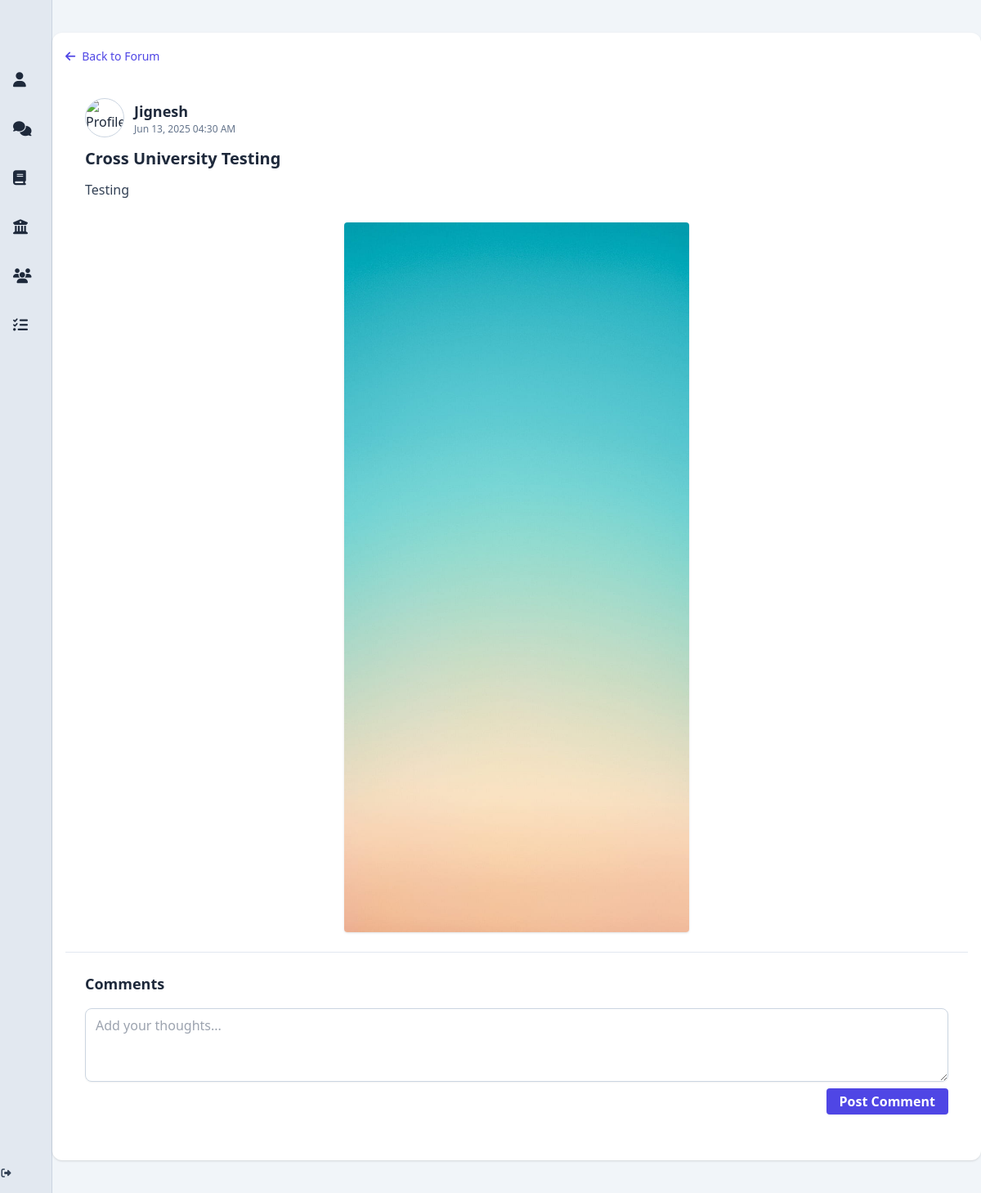
Page /post/3 on the earlier database version.
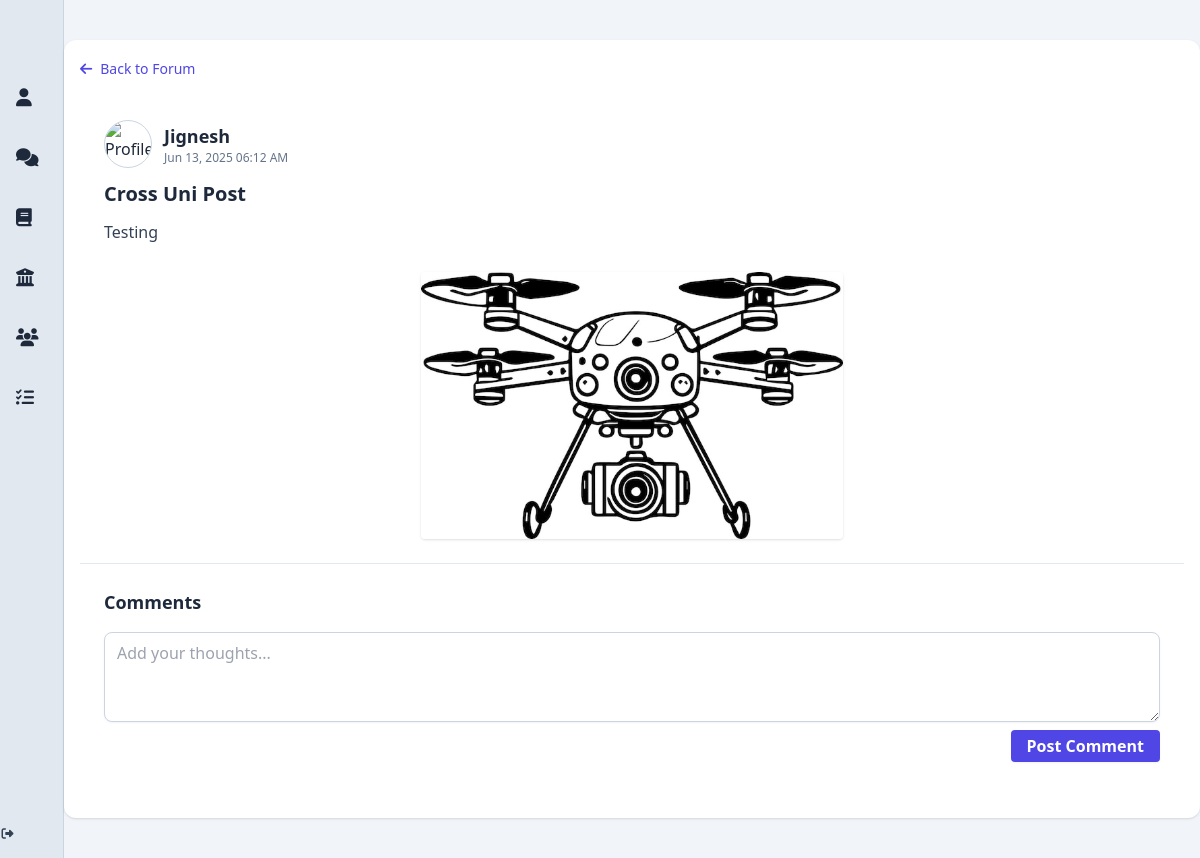
Same page on the later database version.
### app/models.py (models this page shows, shortened)
class User(db.Model, UserMixin):
    __tablename__ = 'users'
    id = db.Column(db.Integer, primary_key=True)
    display_name = db.Column(db.String(100))
    student_number = db.Column(db.String(50), nullable=False)
    email = db.Column(db.String(120), unique=True, nullable=False)
    password_hash = db.Column(db.String(128), nullable=False)
    bio = db.Column(db.Text)
    job_title = db.Column(db.String(100))
    phone = db.Column(db.String(20))
    university = db.Column(db.String(100))
    faculty = db.Column(db.String(100))
    major = db.Column(db.String(100))
    quote = db.Column(db.Text)
    skills = db.Column(db.Text)
    profile_picture = db.Column(db.String(255))
    cover_picture = db.Column(db.String(255))
    created_at = db.Column(db.DateTime, default=db.func.now())
    committees = db.relationship('Committee', secondary=user_committees, backref='members', lazy='dynamic')
    posts = db.relationship('Post', backref='author', cascade='all, delete-orphan', passive_deletes=True, lazy='dynamic')
    comments = db.relationship('Comment', backref='author', cascade='all, delete-orphan', passive_deletes=True, lazy='dynamic')
    liked_posts = db.relationship('Post', secondary=post_likes, backref=db.backref('likers', lazy='dynamic'))
    followers = db.relationship(
        'User', secondary=user_followers,
        primaryjoin=(user_followers.c.followed_id == id),
        secondaryjoin=(user_followers.c.follower_id == id),
        backref=db.backref('following', lazy='dynamic'),
        lazy='dynamic'
    )
    @property
    def skills_list(self):
        return [skill.strip() for skill in self.skills.split(',')] if self.skills else []

class Post(db.Model):
    __tablename__ = 'posts'
    id = db.Column(db.Integer, primary_key=True)
    title = db.Column(db.String(200))
    content = db.Column(db.Text, nullable=False)
    image_url = db.Column(db.String(255))
    created_at = db.Column(db.DateTime, default=db.func.now())
    user_id = db.Column(db.Integer, db.ForeignKey('users.id', ondelete='CASCADE', name='fk_posts_user_id'), nullable=False)
    committee_id = db.Column(db.Integer, db.ForeignKey('committees.id', ondelete='SET NULL', name='fk_posts_committee_id'), nullable=True)
    forum_id = db.Column(db.Integer, db.ForeignKey('forums.id', ondelete='SET NULL', name='fk_posts_forum_id'), nullable=True)
    committee = db.relationship('Committee', backref='posts', lazy='joined')
    comments = db.relationship('Comment', backref='post', cascade='all, delete-orphan', passive_deletes=True, lazy='dynamic')

### app/routes.py (the view)
@bp.route('/post/<int:post_id>')
def post_thread(post_id):
    post = Post.query.get_or_404(post_id)
    comments = Comment.query.filter_by(post_id=post_id, parent_id=None).all()
    comments.sort(key=lambda c: (c.score, c.created_at), reverse=True)
    return render_template('post_threadUI.html', post=post, comments=comments)

### app/__init__.py (called while the page is built)
def create_app(test_config=None):
    app = Flask(__name__)
    app.config['SECRET_KEY'] = 'w$$a9#^b2av#m2#jQ$s*G831!!6kgY@'
    BASE_DIR = os.path.abspath(os.path.dirname(__file__))
    DB_PATH = os.path.join(BASE_DIR, '../instance/app.db')
    app.config['SQLALCHEMY_DATABASE_URI'] = f'sqlite:///{DB_PATH}'
    if test_config:
        app.config.update(test_config)
    print("🚀 Using DB:", app.config['SQLALCHEMY_DATABASE_URI'])
    db.init_app(app)
    migrate.init_app(app, db)
    login_manager.init_app(app)
    login_manager.login_view = 'routes.index'
    from app.models import User
    @login_manager.user_loader
    def load_user(user_id):
        return User.query.get(int(user_id))
    @app.context_processor
    def inject_csrf_token():
        return dict(csrf_token=generate_csrf)
    from app.routes import bp as routes_bp
    app.register_blueprint(routes_bp)
    return app

### app/templates/post_threadUI.html (shortened to what this page needs)
{% extends "base.html" %}
{% block content %}
<div class="w-full bg-slate-100 min-h-screen py-6">
  <div class="mx-auto my-4 p-4 w-full max-w-6xl bg-white rounded-xl shadow overflow-hidden">
    <div class="mb-4">
      <a href="{{ url_for('routes.post_forum') }}"
         class="inline-flex items-center gap-2 text-sm font-medium text-indigo-600 hover:text-indigo-800 transition">
        <i class="fas fa-arrow-left"></i> Back to Forum
      </a>
    </div>
    <div class="p-6 flex flex-col gap-3 border-b border-slate-200">
      <div class="flex items-center gap-3">
        <a href="{{ url_for('routes.profile', user_id=post.author.id) }}">
          <img src="{{ post.author.profile_picture or 'https://cdn-icons-png.flaticon.com/512/149/149071.png' }}"
               alt="Profile picture"
               class="w-12 h-12 rounded-full object-cover border border-slate-300" />
        </a>
        <div>
          <a href="{{ url_for('routes.profile', user_id=post.author.id) }}" class="hover:underline">
            <h3 class="text-lg font-semibold text-slate-800">{{ post.author.display_name or 'Anonymous' }}</h3>
          </a>
          <p class="text-xs text-slate-500">{{ post.created_at.strftime('%b %d, %Y %I:%M %p') }}</p>
        </div>
      </div>
      <h2 class="text-xl font-bold text-slate-800">{{ post.title or 'Untitled Post' }}</h2>
      <p class="text-slate-700 text-base">{{ post.content }}</p>
      {% if post.image_url %}
      <div class="flex justify-center mt-4">
        <img src="{{ '/' + post.image_url }}" alt="Post Image" class="w-2/5 rounded shadow" />
      </div>
      {% endif %}
    </div>
    <div class="p-6 flex flex-col gap-4">
      <h2 class="text-lg font-semibold text-slate-800">Comments</h2>
      <form id="commentForm" class="flex flex-col gap-2">
        <textarea id="commentContent" name="content" rows="3" placeholder="Add your thoughts..."
          class="w-full border border-slate-300 rounded-lg shadow-sm px-3 py-2 focus:ring focus:ring-indigo-200 focus:border-indigo-400 outline-none transition"></textarea>
        <button type="submit"
          class="self-end bg-indigo-600 hover:bg-indigo-700 text-white font-semibold px-4 py-1 rounded shadow-sm transition">Post
          Comment</button>
      </form>
    </div>
  </div>
</div>
{% endblock %}

### app/templates/base.html (shortened to what this page needs)
<!DOCTYPE html>
<html lang="en">
  <head>
    <script src="https://cdn.tailwindcss.com"></script>
    <link rel="stylesheet" href="https://cdnjs.cloudflare.com/ajax/libs/font-awesome/6.5.0/css/all.min.css" />
  </head>
  <body class="bg-slate-50 text-slate-800">
    <div class="flex min-h-screen overflow-hidden">
      <aside class="group flex flex-col bg-slate-200 shadow-lg transition-all duration-300 w-16 hover:w-64 overflow-hidden border-r border-slate-300">
        <nav class="flex-1 flex flex-col space-y-2 items-start">
          <a href="{{ url_for('routes.profile_landing_page') }}" class="flex items-center space-x-3 pl-4 p-3 hover:bg-indigo-100 hover:text-indigo-600 transition rounded w-full">
            <i class="fas fa-user text-lg"></i>
          </a>
          <a href="{{ url_for('routes.post_forum') }}" class="flex items-center space-x-3 pl-4 p-3 hover:bg-indigo-100 hover:text-indigo-600 transition rounded w-full">
            <i class="fas fa-comments text-lg"></i>
          </a>
          <a href="{{ url_for('routes.units_chat') }}" class="flex items-center space-x-3 pl-4 p-3 hover:bg-indigo-100 hover:text-indigo-600 transition rounded w-full">
            <i class="fas fa-book text-lg"></i>
          </a>
          <a href="{{ url_for('routes.committee_chat') }}" class="flex items-center space-x-3 pl-4 p-3 hover:bg-indigo-100 hover:text-indigo-600 transition rounded w-full">
            <i class="fas fa-university text-lg"></i>
          </a>
          <a href="{{ url_for('routes.study_groups') }}" class="flex items-center space-x-3 pl-4 p-3 hover:bg-indigo-100 hover:text-indigo-600 transition rounded w-full">
            <i class="fas fa-users text-lg"></i>
          </a>
          <a href="{{ url_for('routes.group_assignments') }}" class="flex items-center space-x-3 pl-4 p-3 hover:bg-indigo-100 hover:text-indigo-600 transition rounded w-full">
            <i class="fas fa-tasks text-lg"></i>
          </a>
        </nav>
        <a href="{{ url_for('routes.logout') }}" class="mt-auto mb-4 flex items-center justify-center text-xs text-slate-700 hover:text-red-600 transition-opacity duration-300 w-full">
          <i class="fas fa-sign-out-alt mr-2"></i>
        </a>
      </aside>
      <main class="flex-1 bg-slate-100 min-h-screen flex flex-col">
        {% block content %}{% endblock %}
      </main>
    </div>
  </body>
</html>

Differences in the rows shown:
changed Post "Testing": created_at "Jun 13, 2025 04:30 AM" → "Jun 13, 2025 06:12 AM"; title "Cross University Testing" → "Cross Uni Post"; image_url: a different picture
